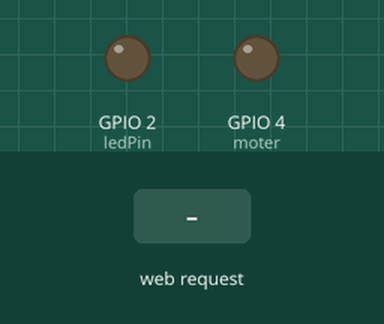
Simulated run of this sketch. Board: ESP32. Shown: output pins drawn as LEDs (lit = HIGH). The test bench sets the inputs (shaded band). WiFi joins after 1.5 s; servers stay silent unless stated; what the sketch prints to the serial monitor is not drawn.

Above: at 2.7 s.
2.8 s: HTTP request GET /LED=ON received
At 3.1 s:
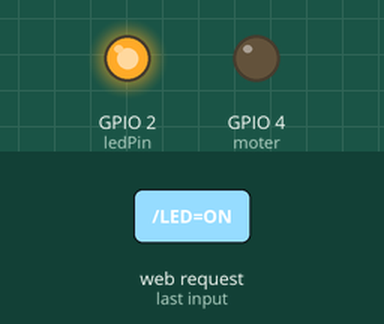
4.3 s: HTTP request GET /MOTER=ON received
At 5.4 s:
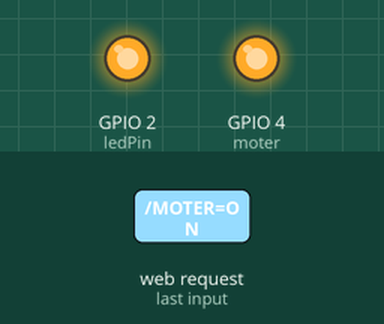
5.8 s: HTTP request GET /LED=OFF received
At 6.5 s:
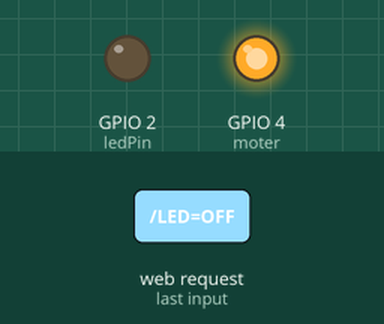
Timing chart, 0 to 8.8 s (numbered marks = the images above; inputs shaded):
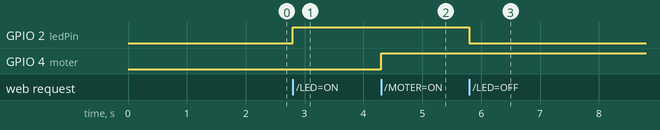

Measured:
- after the input at 2.8 s, GPIO 2 (ledPin): LOW → HIGH at once
- after the input at 4.3 s, GPIO 4 (moter): LOW → HIGH at once
- after the input at 5.8 s, GPIO 2 (ledPin): HIGH → LOW at once

The sketch:

sketch_jul06a.ino
```cpp
#include <WiFi.h>

const char* ssid = "";
const char* password = "";

const int ledPin = 2;
const int moter = 4;

WiFiServer server(80);

void setup() {
  pinMode(ledPin, OUTPUT);
  digitalWrite(ledPin, LOW);
  pinMode(moter,OUTPUT);
  digitalWrite(moter,LOW);

  Serial.begin(115200);
  delay(10);

  // Connect to WiFi network
  Serial.println();
  Serial.println();
  Serial.print("Connecting to ");
  Serial.println(ssid);

  WiFi.begin(ssid, password);

  while (WiFi.status() != WL_CONNECTED) {
    delay(500);
    Serial.print(".");
  }
  Serial.println("");
  Serial.println("WiFi connected.");

  // Start the server
  server.begin();
  Serial.println("Server started");

  // Print the IP address
  Serial.println(WiFi.localIP());
}

void loop() {
  // Check if a client has connected
  WiFiClient client = server.available();
  if (!client) {
    return;
  }

  // Wait until the client sends some data
  Serial.println("new client");
  while(!client.available()){
    delay(1);
  }

  // Read the first line of the request
  String request = client.readStringUntil('\r');
  Serial.println(request);
  client.flush();

  // Match the request
  if (request.indexOf("/LED=ON") != -1) {
    digitalWrite(ledPin, HIGH);
  } else if (request.indexOf("/LED=OFF") != -1) {
    digitalWrite(ledPin, LOW);
  }
  if(request.indexOf("/MOTER=ON")!=-1){
    digitalWrite(moter,HIGH);
  }
  else if(request.indexOf("/MOTER=OFF")!=-1){
    digitalWrite(moter,LOW);
  }

  // Send HTTP response
  client.println("HTTP/1.1 200 OK");
  client.println("Content-Type: text/html");
  client.println(""); // Don't forget this line
  client.println("<!DOCTYPE HTML>");
  client.println("<html>");
  client.println("<head><title>ESP32 LED Control</title></head>");
  client.println("<style>");
  client.println("button { font-size: 24px; padding: 10px 20px; }");
  client.println("</style>");
  client.println("<body>");
  client.println("<h1>ESP32 LED Control and moter control</h1>");
  client.println("<p>Current LED Status: " + String(digitalRead(ledPin) == HIGH ? "On" : "Off") + "</p>");
  client.println("<p>Current moter Status: " + String(digitalRead(moter) == HIGH ? "off" : "On") + "</p>");
  client.println("<form action=\"/LED=ON\"><button>Turn On LED</button></form>");
  client.println(" ");
  client.println("<form action=\"/LED=OFF\"><button>Turn Off LED</button></form>");
  client.println("<form action=\"/MOTER=OFF\"><button>Turn on moter</button></form>");
  client.println("<form action=\"/MOTER=ON\"><button>Turn off moter</button></form>");
  client.println("</body>");
  client.println("</html>");

  delay(1);
  Serial.println("Client disconnected");
}
```
